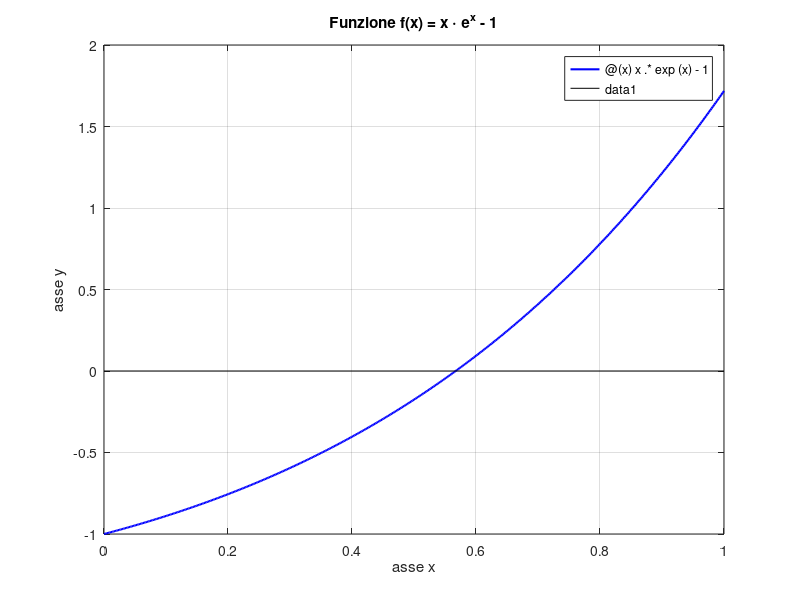

MATLAB code to generate this figure: (Note: this script raises an error after producing the figure.)
% ---- Definizione della funzione e dell'intervallo ----

f = @(x) x .* exp(x) - 1;   % Funzione da risolvere
a = 0;                      % Estremo inferiore per il grafico
b = 1;                      % Estremo superiore per il grafico

% --- Parametri di input ---
toll = 1e-10;   % Tolleranza
nmax = 50;      % Numero massimo di iterazioni
x0 = 0.5;       % Punto iniziale


% --- Grafico della funzione ---
figure(1);
fplot(f, [a b], 'b-', 'LineWidth', 1.5);
hold on;
plot([a b], [0 0], 'k-');   % Disegno l'asse x
hold off;
title('Funzione f(x) = x \cdot e^x - 1');
xlabel('asse x');
ylabel('asse y');
grid on;                   % Aggiungo la griglia 


% --- Chiamata alla function steffensen ---
[xv, scartiv, iter] = steffensen(f, x0, toll, nmax);


% --- Stampa a video dei risultati ---
fprintf('\n--- METODO DI STEFFENSEN ---\n');
fprintf('Radice trovata: %10.15f\n', xv(end));
fprintf('Numero di iterazioni: %d\n\n', iter);


% --- Grafico del profilo di convergenza ---
figure(2);
semilogy(1:iter, abs(scartiv), 'm-*', 'LineWidth', 1.5);
title('Profilo di convergenza del metodo di Steffensen');
xlabel('Iterazioni');
ylabel('Scarto assoluto');
grid on;


% --- Stima dell'ordine di convergenza e costante asintotica ---

% 1. Calcolo la radice "esatta" con fzero per avere l'errore vero
alpha = fzero(f, x0); 

% 2. Calcolo gli errori e_k = |x_k - alpha|
e = abs(xv - alpha);

% 3. Stima di p e C (usiamo gli ultimi 3 errori)
if iter >= 3
    % Formula per l'ordine di convergenza p basata sugli ERRORI
    p_stimato = log(e(end) / e(end-1)) / log(e(end-1) / e(end-2));

    % Formula per la costante asintotica C
    C_stimato = e(end) / (e(end-1) ^ p_stimato);

    % Stampo tutto
    fprintf('--- STIMA SPERIMENTALE ---\n');
    fprintf('Ordine di convergenza (p): %.4f\n', p_stimato);
    fprintf('Costante asintotica (C):  %.4f\n', C_stimato);
else
    fprintf('Iterazioni insufficienti per stimare p e C.\n');
end
fprintf('\n');
